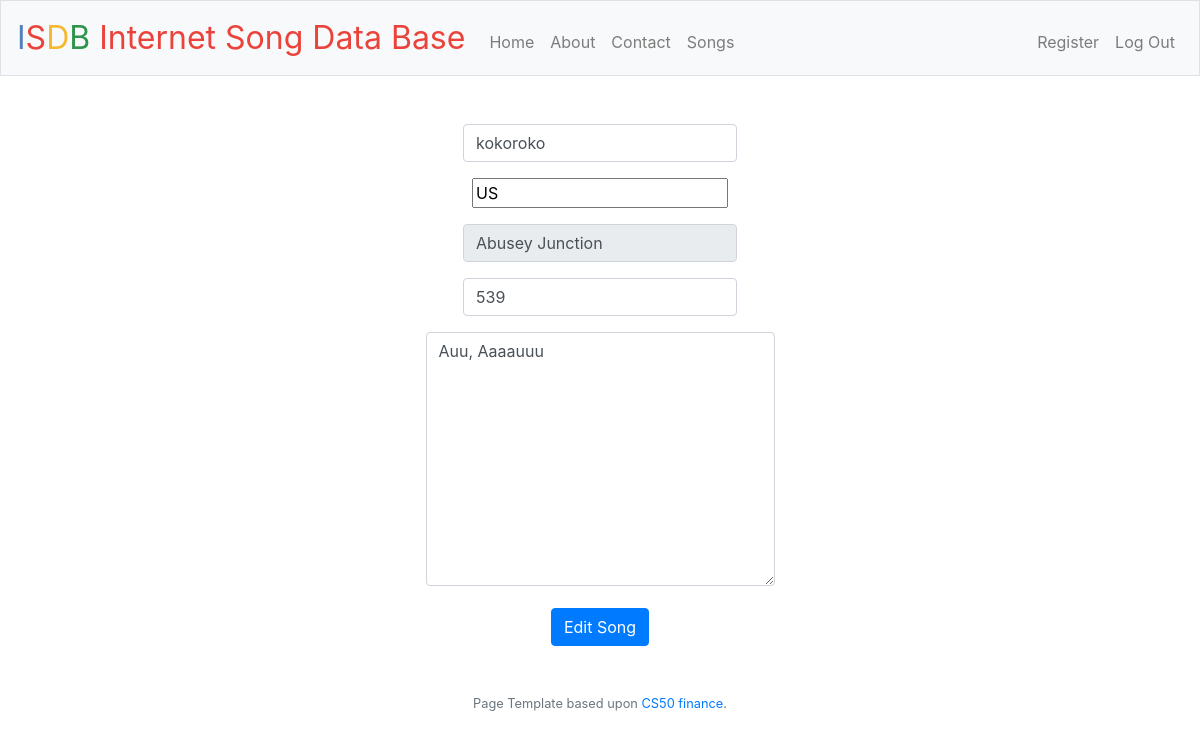
Page /songs/1/edit (signed in) on the committed database.
### tables this page shows
CREATE TABLE 'artist' (
'id' INTEGER PRIMARY KEY AUTOINCREMENT NOT NULL,
'name' TEXT NOT NULL,
'nationality' TEXT NOT NULL,
'img_url' TEXT NOT NULL
);

CREATE TABLE 'songs' (
'id' INTEGER PRIMARY KEY AUTOINCREMENT NOT NULL,
'title' TEXT NOT NULL,
'duration' INTEGER NOT NULL,
'artist_id' INTEGER NOT NULL,
'lyrics' TEXT NOT NULL,
'num_likes' INTEGER NOT NULL,
FOREIGN KEY(artist_id) REFERENCES artist(id)
);

### application.py (the view, shortened to what this page needs)
@app.route("/songs/<int:song_number>/edit", methods=["GET", "POST"])
def edit_song(song_number):
    if request.method == "GET":
        song_info = db_helpers.fetch_song_info(song_number)
        return render_template("song_edit.html", song_info=song_info)

### application.py (called while the page is built)
@app.after_request
def after_request(response):
    response.headers["Cache-Control"] = "no-cache, no-store, must-revalidate"
    response.headers["Expires"] = 0
    response.headers["Pragma"] = "no-cache"
    return response

### db_helpers.py (called while the page is built)
def fetch_song_info(n):
    song_join = "SELECT s.id, s.title, s.duration, s.lyrics, s.num_likes, a.name, a.nationality, a.img_url FROM songs s JOIN artist a ON s.artist_id = a.id WHERE s.id = ?"
    test = (n, )
    c.execute(song_join, test)
    return c.fetchone()

### templates/song_edit.html (shortened to what this page needs)
{% extends "layout.html" %}
{% block main %}
    <form action="/songs/{{ song_info['id'] }}/edit" method="post">
        <div class="form-group">
            <input autocomplete="off" autofocus value="{{ song_info['name'] }}" class="form-control" name="artist" placeholder="Artist" type="text">
        </div>
        <div class="form-group">
            <input name="country" value="{{ song_info['nationality'] }}" list="countries" placeholder="Country">
        </div>
        <div class="form-group">
            <input autocomplete="off" value="{{ song_info['title'] }}" class="form-control" readonly name="title" placeholder="Title" type="text">
        </div>
        <div class="form-group">
            <input autocomplete="off" class="form-control" value="{{ song_info['duration'] }}" name="duration" placeholder="Duration (seconds)" type="number">
        </div>
        <div class="form-group">
            <textarea name="lyrics" class="form-control" placeholder="Lyrics" id="message" cols="30" rows="10">{{ song_info['lyrics'] }}</textarea>
        </div>
        <button class="btn btn-primary" type="submit">Edit Song</button>
    </form>
{% endblock %}

### static/styles.css (style rules this page uses)
main .form-control { display: inline-block; width: auto; }

### rows in the picture
artist: artist "kokoroko", country "US"
songs: title "Abusey Junction", duration "539", lyrics "Auu, Aaaauuu"
